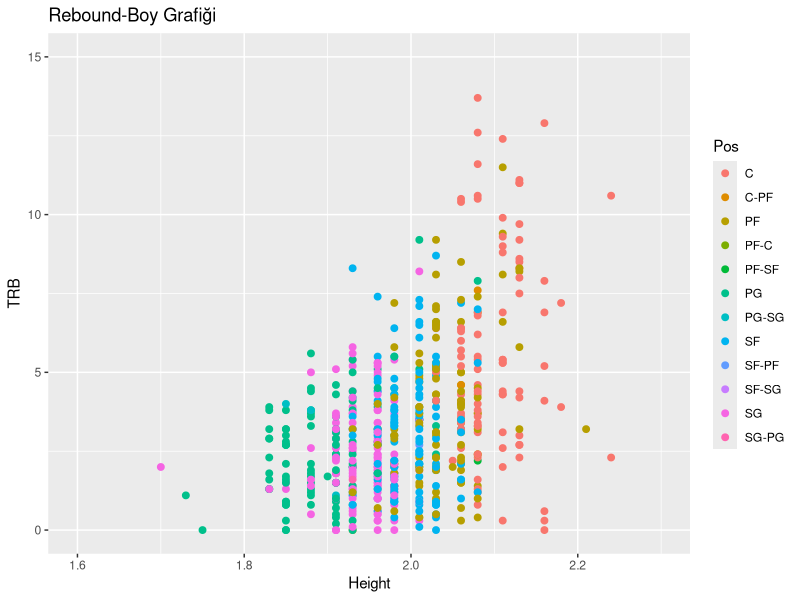
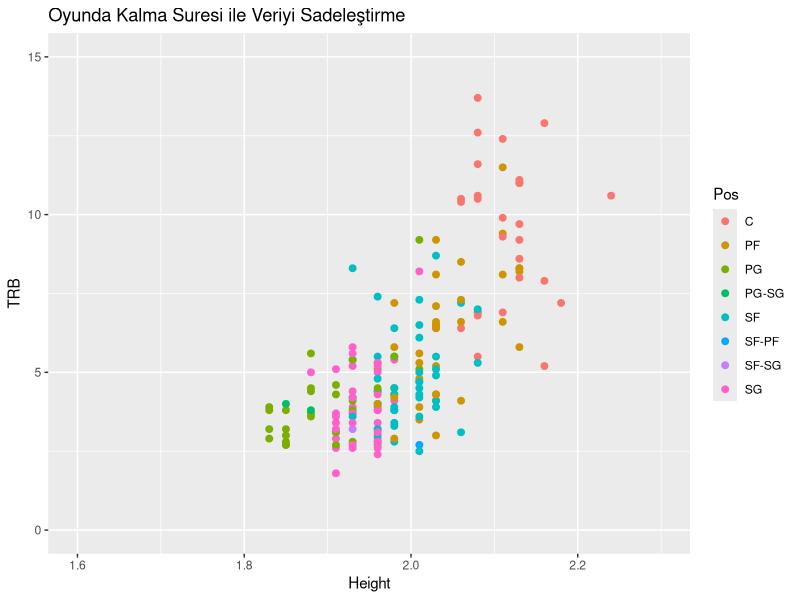
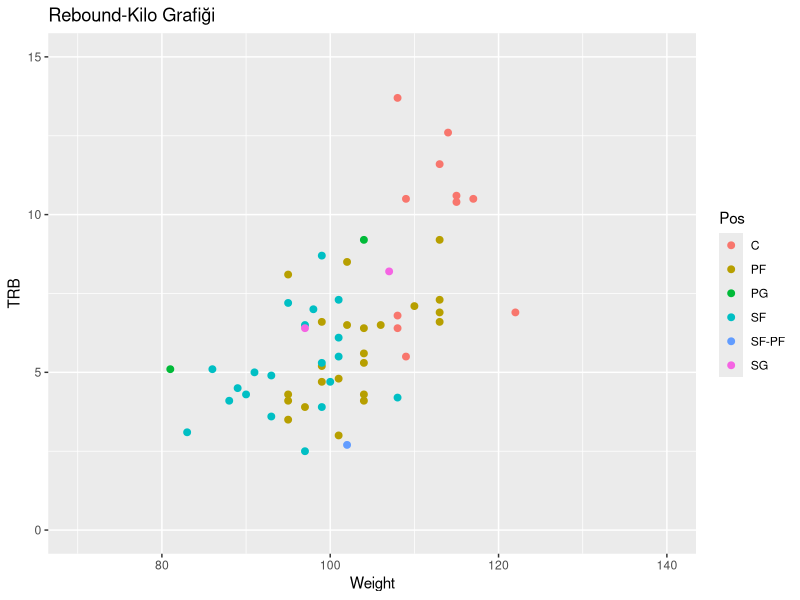
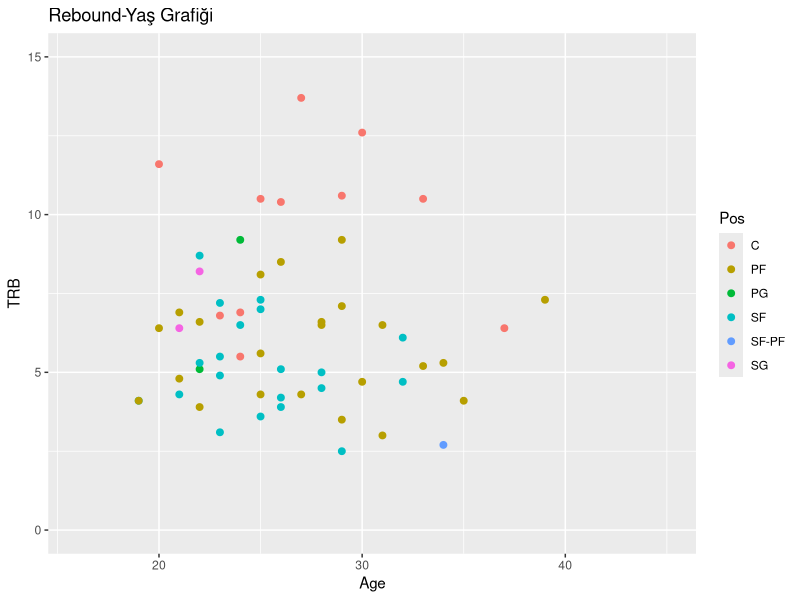
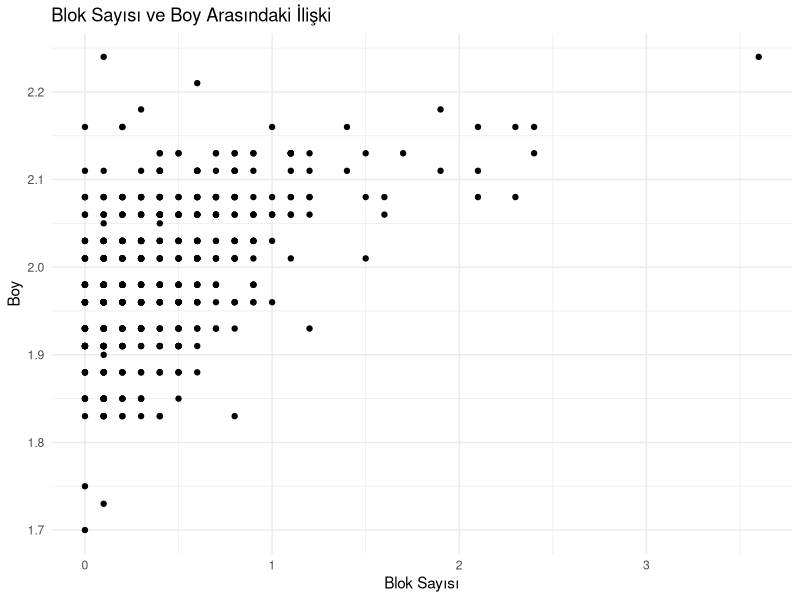
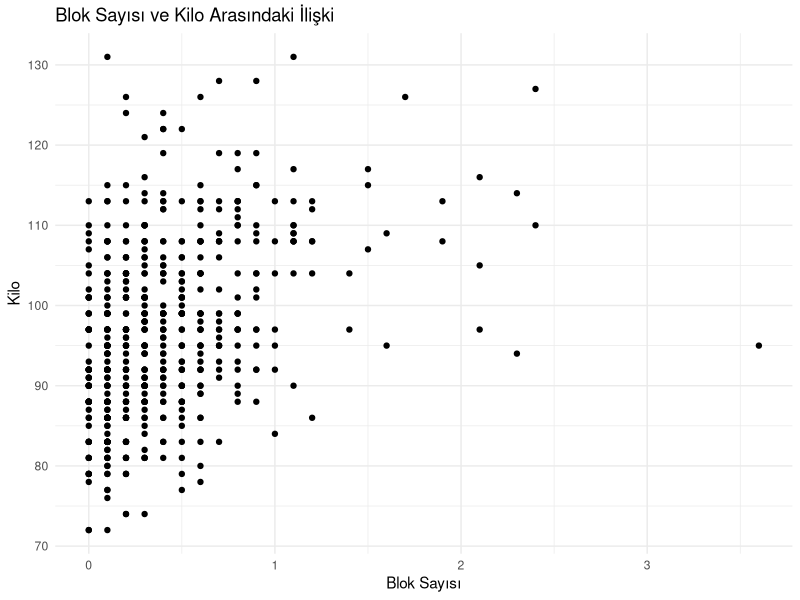

The R script that drew these images, in order:
## ---- chunk 1

# Veri setini yükleme
veri <- read.csv(file = "NBA_Dataset_yeni.csv", head = TRUE, sep=",")

#veriyi TRB sütununa göre sıralama
rebounds_data <- veri[order(veri$TRB, decreasing = TRUE),]

#Player-TRB list
TRB <- rebounds_data[,c("Player", "TRB")]

#Player-Height list
Height <- rebounds_data[,c("Player", "Height")]

#Gerekli kütüphaneleri yükleme
library(ggplot2)
library(tidyverse)
library(dslabs)
library(conflicted)
library(dplyr)

#Veri görselleştirme
veri %>% dplyr::filter(MP >0) %>% ggplot() + geom_point(aes(x = Height, y = TRB, color= Pos), size = 2)+ scale_x_continuous(limits = c(1.6, 2.3)) +scale_y_continuous(limits = c(0, 15)) + ggtitle("Rebound-Boy Grafiği")

#veriyi sadeleştirme
veri %>% dplyr::filter(MP >25) %>% ggplot() + geom_point(aes(x = Height, y = TRB, color =
Pos), size = 2, )+ scale_x_continuous(limits = c(1.6, 2.3)) +scale_y_continuous(limits = c(0, 15)) + ggtitle("Oyunda Kalma Suresi ile Veriyi Sadeleştirme")

#outliers grupları filtreleme
veri %>% dplyr::filter(MP >25  & Height>2.0 & Height< 2.1) %>% ggplot() + geom_point(aes(x = Weight, y = TRB , color =Pos ), size = 2) + scale_x_continuous(limits = c(70, 140)) +scale_y_continuous(limits = c(0, 15)) + ggtitle("Rebound-Kilo Grafiği")

veri %>% dplyr::filter(MP >25  & Height>2.0 & Height< 2.1) %>% ggplot() + geom_point(aes(x = Age, y = TRB , color =Pos), size = 2)+ scale_x_continuous(limits = c(16, 45)) +scale_y_continuous(limits = c(0, 15))+ ggtitle("Rebound-Yaş Grafiği")


## ---- chunk 2
# Veri setini yükleme
veri <- read.csv(file = "NBA_Dataset_yeni.csv", header = TRUE, sep = ",")

# veriyi BLK sütununa göre sıralama
blok_data <- veri[order(veri$BLK, decreasing = TRUE),]

# BLK sütununa göre sıralanan veriyi alma
BlokAnaliz <- subset(blok_data, select = c("Player", "BLK", "Height"))
colnames(BlokAnaliz) <- c("oyuncu", "blok", "boy")

# boy sütununu düzgün formata çevirme
BlokAnaliz$boy <- as.numeric(gsub(",", ".", BlokAnaliz$boy))

# ggplot2 kütüphanesini yükleme
library(ggplot2)

# Scatterplot çizimi
ggplot(BlokAnaliz, aes(x = blok, y = boy)) +
  geom_point() +
  labs(title = "Blok Sayısı ve Boy Arasındaki İlişki",
       x = "Blok Sayısı",
       y = "Boy") +
  theme_minimal()

## ---- chunk 3

# Veri setini yükleme
veri <- read.csv(file = "NBA_Dataset_yeni.csv", header = TRUE, sep = ",")

# veriyi BLK sütununa göre sıralama
blok_data <- veri[order(veri$BLK, decreasing = TRUE),]

# BLK sütununa göre sıralanan veriyi alma
BlokAnaliz <- subset(blok_data, select = c("Player", "BLK", "Weight"))
colnames(BlokAnaliz) <- c("oyuncu", "blok", "kilo")

# boy sütununu düzgün formata çevirme
BlokAnaliz$kilo <- as.numeric(gsub(",", ".", BlokAnaliz$kilo))

# ggplot2 kütüphanesini yükleme
library(ggplot2)

# Scatterplot çizimi
ggplot(BlokAnaliz, aes(x = blok, y = kilo)) +
  geom_point() +
  labs(title = "Blok Sayısı ve Kilo Arasındaki İlişki",
       x = "Blok Sayısı",
       y = "Kilo") +
  theme_minimal()
